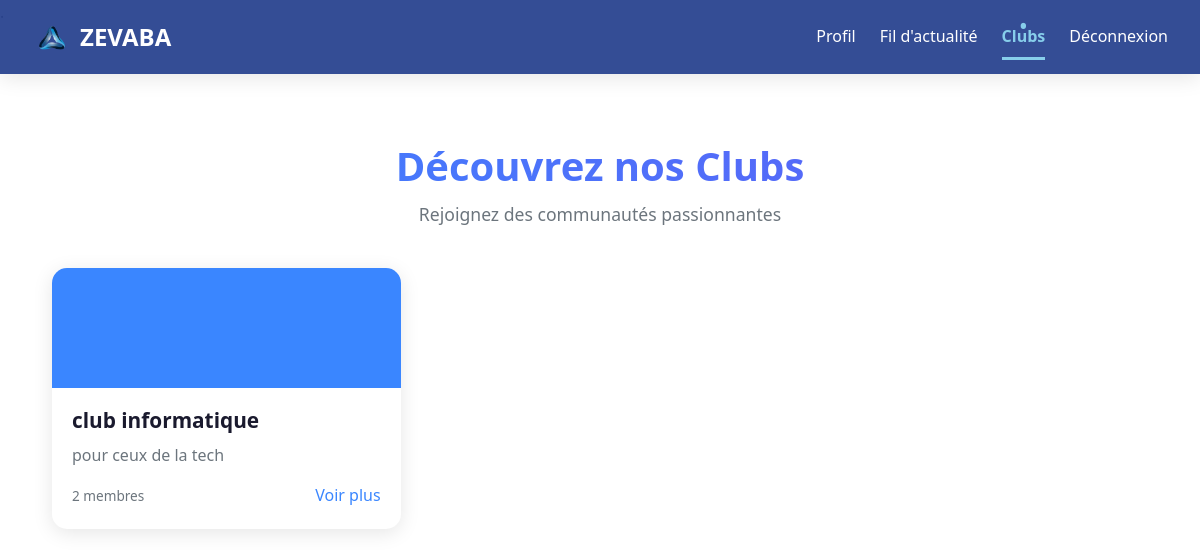
Screenshot of /clubs/ (signed in) with the database file from the repository.
### core/models.py (models this page shows, shortened)
class Club(models.Model):
    name = models.CharField(max_length=100)
    description = models.TextField()
    creator = models.ForeignKey(User, on_delete=models.CASCADE, related_name='created_clubs')
    members = models.ManyToManyField(User, through='ClubMembership', related_name='joined_clubs', blank=True)
    created_at = models.DateTimeField(default=timezone.now)

### core/views.py (the view)
# urls.py: path('clubs/', views.clubs, name='clubs'),
@login_required
def clubs(request):
    clubs = Club.objects.all()
    return render(request, 'clubs.html', {'clubs': clubs})

### core/templates/clubs.html (shortened to what this page needs)
{% extends 'base.html' %}
{% block content %}
<div class="clubs-container">
    <div class="clubs-header">
        <h1 class="clubs-title">Découvrez nos Clubs</h1>
        <p class="clubs-subtitle">Rejoignez des communautés passionnantes</p>
    </div>
    <div class="clubs-grid">
        {% for club in clubs %}
            <div class="club-card">
                <div class="club-banner" style="background-color: {% cycle '#3a86ff' '#8338ec' '#ff006e' '#28a745' %}"></div>
                <div class="club-content">
                    <h3 class="club-name">{{ club.name }}</h3>
                    <p class="club-description">{{ club.description|truncatewords:20 }}</p>
                    <div class="club-footer">
                        <span class="club-members">{{ club.members.count }} membres</span>
                        <a href="{% url 'club_detail' club.pk %}" class="club-link">Voir plus</a>
                    </div>
                </div>
            </div>
        {% empty %}
            <p class="no-clubs">Aucun club disponible pour le moment.</p>
        {% endfor %}
    </div>
</div>
{% endblock %}

### core/templates/base.html (style rules this page uses)
:root { --zevaba-light-blue: #87CEEB; --zevaba-dark-blue: #1E3A8A; --zevaba-white: #FFFFFF; --zevaba-black: #000000; --zevaba-gray: #F3F4F6; --transition: all 0.3s ease; --shadow: 0 4px 6px rgba(0, 0, 0, 0.1); --shadow-lg: 0 10px 15px rgba(0, 0, 0, 0.1); }
* { margin: 0; padding: 0; box-sizing: border-box; }
body { font-family: 'Segoe UI', Tahoma, Geneva, Verdana, sans-serif; background-color: var(--zevaba-white); color: var(--zevaba-black); line-height: 1.6; min-height: 100vh; display: flex; flex-direction: column; }

### core/templates/clubs.html (style rules this page uses)
:root { --primary-color: #3a86ff; --primary-dark: #2667cc; --primary-light: #e6f0ff; --secondary-color: #8338ec; --accent-color: #ff006e; --dark-color: #1a1a2e; --light-color: #f8f9fa; --gray-color: #6c757d; --success-color: #28a745; --danger-color: #dc3545; --warning-color: #ffc107; --shadow: 0 4px 20px rgba(0, 0, 0, 0.1); --transition: all 0.3s ease; }
.clubs-container { max-width: 1200px; margin: 0 auto; padding: 20px; animation: fadeIn 0.8s ease-out; }
.clubs-header { text-align: center; margin-bottom: 40px; }
.clubs-title { font-size: 2.5rem; font-weight: 700; color: var(--dark-color); margin-bottom: 10px; background: linear-gradient(45deg, var(--primary-color), var(--secondary-color)); -webkit-background-clip: text; background-clip: text; color: transparent; animation: textGradient 8s ease infinite; background-size: 200% 200%; }
.clubs-subtitle { font-size: 1.1rem; color: var(--gray-color); max-width: 600px; margin: 0 auto; }
.clubs-grid { display: grid; grid-template-columns: repeat(auto-fill, minmax(300px, 1fr)); gap: 25px; }
.club-card { background-color: white; border-radius: 15px; overflow: hidden; box-shadow: var(--shadow); transition: var(--transition); }
.club-banner { height: 120px; width: 100%; }
.club-content { padding: 20px; }
.club-name { font-size: 1.3rem; font-weight: 700; color: var(--dark-color); margin-bottom: 10px; }
.club-description { color: var(--gray-color); line-height: 1.6; margin-bottom: 15px; }
.club-footer { display: flex; justify-content: space-between; align-items: center; }
.club-members { font-size: 0.85rem; color: var(--gray-color); }
.club-link { color: var(--primary-color); font-weight: 500; text-decoration: none; transition: var(--transition); }

### rows the page displays
Club: name "club informatique", description "pour ceux de la tech", members.count "2"
